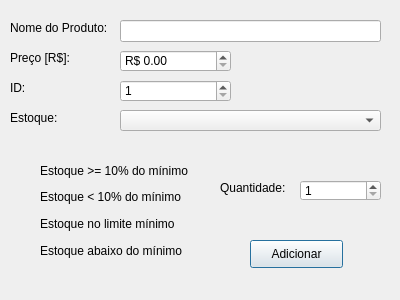
<?xml version="1.0" encoding="UTF-8"?>
<ui version="4.0">
 <class>Window_NewProduct</class>
 <widget class="QDialog" name="Window_NewProduct">
  <property name="geometry">
   <rect>
    <x>0</x>
    <y>0</y>
    <width>400</width>
    <height>300</height>
   </rect>
  </property>
  <property name="windowTitle">
   <string>Dialog</string>
  </property>
  <widget class="QLabel" name="label">
   <property name="geometry">
    <rect>
     <x>10</x>
     <y>20</y>
     <width>111</width>
     <height>16</height>
    </rect>
   </property>
   <property name="text">
    <string>Nome do Produto:</string>
   </property>
  </widget>
  <widget class="QLabel" name="label_2">
   <property name="geometry">
    <rect>
     <x>10</x>
     <y>50</y>
     <width>71</width>
     <height>16</height>
    </rect>
   </property>
   <property name="text">
    <string>Preço [R$]:</string>
   </property>
  </widget>
  <widget class="QDoubleSpinBox" name="Input_Preco">
   <property name="geometry">
    <rect>
     <x>120</x>
     <y>50</y>
     <width>111</width>
     <height>22</height>
    </rect>
   </property>
   <property name="prefix">
    <string>R$ </string>
   </property>
   <property name="decimals">
    <number>2</number>
   </property>
   <property name="maximum">
    <double>1000000.000000000000000</double>
   </property>
   <property name="singleStep">
    <double>0.010000000000000</double>
   </property>
   <property name="value">
    <double>0.000000000000000</double>
   </property>
  </widget>
  <widget class="QLineEdit" name="Input_Nome">
   <property name="geometry">
    <rect>
     <x>120</x>
     <y>20</y>
     <width>261</width>
     <height>22</height>
    </rect>
   </property>
  </widget>
  <widget class="QLabel" name="label_3">
   <property name="geometry">
    <rect>
     <x>10</x>
     <y>80</y>
     <width>21</width>
     <height>16</height>
    </rect>
   </property>
   <property name="text">
    <string>ID:</string>
   </property>
  </widget>
  <widget class="QSpinBox" name="Input_ID">
   <property name="geometry">
    <rect>
     <x>120</x>
     <y>80</y>
     <width>111</width>
     <height>22</height>
    </rect>
   </property>
   <property name="minimum">
    <number>1</number>
   </property>
   <property name="maximum">
    <number>1000000</number>
   </property>
   <property name="value">
    <number>1</number>
   </property>
  </widget>
  <widget class="QPushButton" name="pushButton">
   <property name="geometry">
    <rect>
     <x>250</x>
     <y>240</y>
     <width>93</width>
     <height>28</height>
    </rect>
   </property>
   <property name="text">
    <string>Adicionar</string>
   </property>
  </widget>
  <widget class="QComboBox" name="Input_Estoque">
   <property name="geometry">
    <rect>
     <x>120</x>
     <y>110</y>
     <width>261</width>
     <height>21</height>
    </rect>
   </property>
   <property name="whatsThis">
    <string>Estoque ao qual o produto pertence</string>
   </property>
   <property name="editable">
    <bool>false</bool>
   </property>
   <property name="maxVisibleItems">
    <number>1000000</number>
   </property>
   <property name="insertPolicy">
    <enum>QComboBox::InsertAlphabetically</enum>
   </property>
   <property name="duplicatesEnabled">
    <bool>true</bool>
   </property>
  </widget>
  <widget class="QLabel" name="label_4">
   <property name="geometry">
    <rect>
     <x>10</x>
     <y>110</y>
     <width>55</width>
     <height>16</height>
    </rect>
   </property>
   <property name="text">
    <string>Estoque:</string>
   </property>
  </widget>
  <widget class="QWidget" name="verticalLayoutWidget_2">
   <property name="enabled">
    <bool>true</bool>
   </property>
   <property name="geometry">
    <rect>
     <x>40</x>
     <y>160</y>
     <width>163</width>
     <height>101</height>
    </rect>
   </property>
   <layout class="QVBoxLayout" name="verticalLayout_2">
    <item>
     <widget class="QLabel" name="label_9">
      <property name="enabled">
       <bool>true</bool>
      </property>
      <property name="text">
       <string>Estoque &gt;= 10% do mínimo</string>
      </property>
     </widget>
    </item>
    <item>
     <widget class="QLabel" name="label_11">
      <property name="enabled">
       <bool>true</bool>
      </property>
      <property name="text">
       <string>Estoque &lt; 10% do mínimo</string>
      </property>
     </widget>
    </item>
    <item>
     <widget class="QLabel" name="label_10">
      <property name="enabled">
       <bool>true</bool>
      </property>
      <property name="text">
       <string>Estoque no limite mínimo</string>
      </property>
     </widget>
    </item>
    <item>
     <widget class="QLabel" name="label_12">
      <property name="enabled">
       <bool>true</bool>
      </property>
      <property name="text">
       <string>Estoque abaixo do mínimo</string>
      </property>
     </widget>
    </item>
   </layout>
  </widget>
  <widget class="QWidget" name="verticalLayoutWidget">
   <property name="enabled">
    <bool>true</bool>
   </property>
   <property name="geometry">
    <rect>
     <x>10</x>
     <y>150</y>
     <width>21</width>
     <height>111</height>
    </rect>
   </property>
   <layout class="QVBoxLayout" name="verticalLayout">
    <property name="topMargin">
     <number>10</number>
    </property>
    <item>
     <widget class="QLabel" name="Verde">
      <property name="enabled">
       <bool>true</bool>
      </property>
      <property name="styleSheet">
       <string notr="true"/>
      </property>
      <property name="text">
       <string/>
      </property>
      <property name="pixmap">
       <pixmap resource="resources.qrc">:/imgs/imgs/green.ico</pixmap>
      </property>
      <property name="scaledContents">
       <bool>true</bool>
      </property>
     </widget>
    </item>
    <item>
     <widget class="QLabel" name="Azul">
      <property name="enabled">
       <bool>true</bool>
      </property>
      <property name="styleSheet">
       <string notr="true"/>
      </property>
      <property name="text">
       <string/>
      </property>
      <property name="pixmap">
       <pixmap resource="resources.qrc">:/imgs/imgs/aqua.ico</pixmap>
      </property>
      <property name="scaledContents">
       <bool>true</bool>
      </property>
     </widget>
    </item>
    <item>
     <widget class="QLabel" name="Amarelo">
      <property name="enabled">
       <bool>true</bool>
      </property>
      <property name="styleSheet">
       <string notr="true"/>
      </property>
      <property name="text">
       <string/>
      </property>
      <property name="pixmap">
       <pixmap resource="resources.qrc">:/imgs/imgs/yellow.ico</pixmap>
      </property>
      <property name="scaledContents">
       <bool>true</bool>
      </property>
     </widget>
    </item>
    <item>
     <widget class="QLabel" name="Vermelho">
      <property name="enabled">
       <bool>true</bool>
      </property>
      <property name="styleSheet">
       <string notr="true"/>
      </property>
      <property name="text">
       <string/>
      </property>
      <property name="pixmap">
       <pixmap resource="resources.qrc">:/imgs/imgs/red.ico</pixmap>
      </property>
      <property name="scaledContents">
       <bool>true</bool>
      </property>
     </widget>
    </item>
   </layout>
  </widget>
  <widget class="QLabel" name="label_5">
   <property name="geometry">
    <rect>
     <x>220</x>
     <y>180</y>
     <width>81</width>
     <height>16</height>
    </rect>
   </property>
   <property name="text">
    <string>Quantidade:</string>
   </property>
  </widget>
  <widget class="QSpinBox" name="Input_Qtd">
   <property name="geometry">
    <rect>
     <x>300</x>
     <y>180</y>
     <width>81</width>
     <height>21</height>
    </rect>
   </property>
   <property name="minimum">
    <number>1</number>
   </property>
   <property name="maximum">
    <number>1000000</number>
   </property>
   <property name="value">
    <number>1</number>
   </property>
  </widget>
 </widget>
 <tabstops>
  <tabstop>pushButton</tabstop>
  <tabstop>Input_Estoque</tabstop>
  <tabstop>Input_Nome</tabstop>
  <tabstop>Input_Preco</tabstop>
  <tabstop>Input_ID</tabstop>
 </tabstops>
 <resources>
  <include location="resources.qrc"/>
 </resources>
 <connections/>
</ui>
